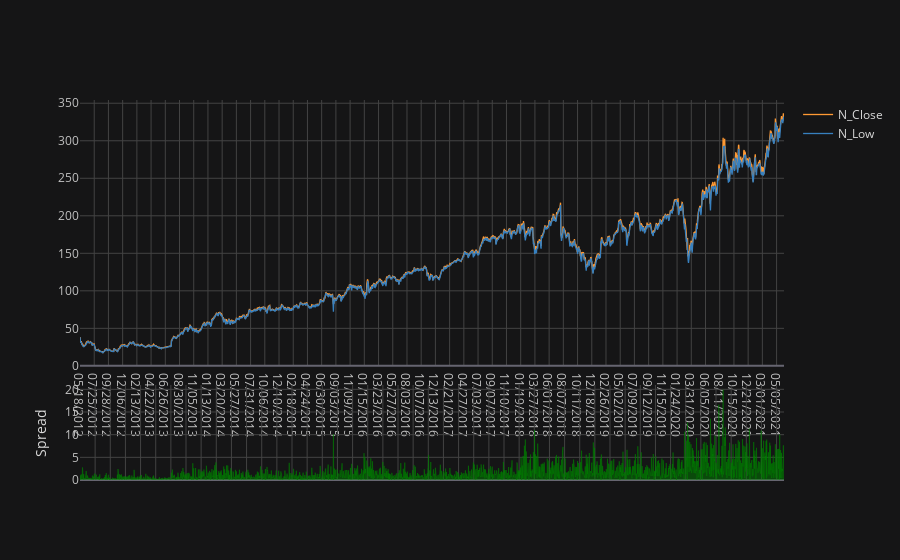

Here is the notebook cell this chart was saved with:
### Markdown cell above
Bivariate Analysis

### Code cell
reversed_data[['N_Close','N_Low']].iplot(kind='spread')

### Figure 1 — Plotly figure (JSON) as saved in the notebook; plotly's stock layout.template omitted (floating-point values rounded to 4 significant figures; data arrays with more than 128 entries replaced by an {"elided": "..."} marker saying what was removed)
{"data": [{"line": {"color": "rgba(255, 153, 51, 1.0)", "dash": "solid", "shape": "linear", "width": 1.3}, "mode": "lines", "name": "N_Close", "text": "", "type": "scatter", "x": {"elided": "2279 str values"}, "y": {"elided": "2279 float values"}}, {"line": {"color": "rgba(55, 128, 191, 1.0)", "dash": "solid", "shape": "linear", "width": 1.3}, "mode": "lines", "name": "N_Low", "text": "", "type": "scatter", "x": {"elided": "2279 str values"}, "y": {"elided": "2279 float values"}}, {"connectgaps": false, "fill": "tozeroy", "line": {"color": "green", "dash": "solid", "shape": "linear", "width": 0.5}, "mode": "lines", "name": "Spread", "showlegend": false, "type": "scatter", "x": {"elided": "2279 str values"}, "xaxis": "x2", "y": {"elided": "2279 float values"}, "yaxis": "y2"}, {"connectgaps": false, "fill": "tozeroy", "line": {"color": "red", "dash": "solid", "shape": "linear", "width": 0.5}, "mode": "lines", "name": "Spread", "showlegend": false, "type": "scatter", "x": {"elided": "2279 str values"}, "xaxis": "x2", "y": {"elided": "2279 str values"}, "yaxis": "y2"}], "layout": {"hovermode": "x", "legend": {"bgcolor": "#151516", "font": {"color": "#D9D9D9"}}, "paper_bgcolor": "#151516", "plot_bgcolor": "#151516", "title": {"font": {"color": "#D9D9D9"}}, "xaxis": {"gridcolor": "#434343", "showgrid": true, "tickfont": {"color": "#C2C2C2"}, "title": {"font": {"color": "#D9D9D9"}, "text": ""}, "zerolinecolor": "#666570"}, "xaxis2": {"anchor": "y2", "gridcolor": "#434343", "showgrid": true, "showticklabels": false, "tickfont": {"color": "#C2C2C2"}, "title": {"font": {"color": "#D9D9D9"}, "text": ""}, "zerolinecolor": "#666570"}, "yaxis": {"domain": [0.3, 1], "gridcolor": "#434343", "showgrid": true, "tickfont": {"color": "#C2C2C2"}, "title": {"font": {"color": "#D9D9D9"}, "text": ""}, "zerolinecolor": "#666570"}, "yaxis2": {"domain": [0, 0.25], "gridcolor": "#434343", "showgrid": true, "tickfont": {"color": "#C2C2C2"}, "title": {"font": {"color": "#D9D9D9"}, "text": "Spread"}, "zerolinecolor": "#666570"}}}
